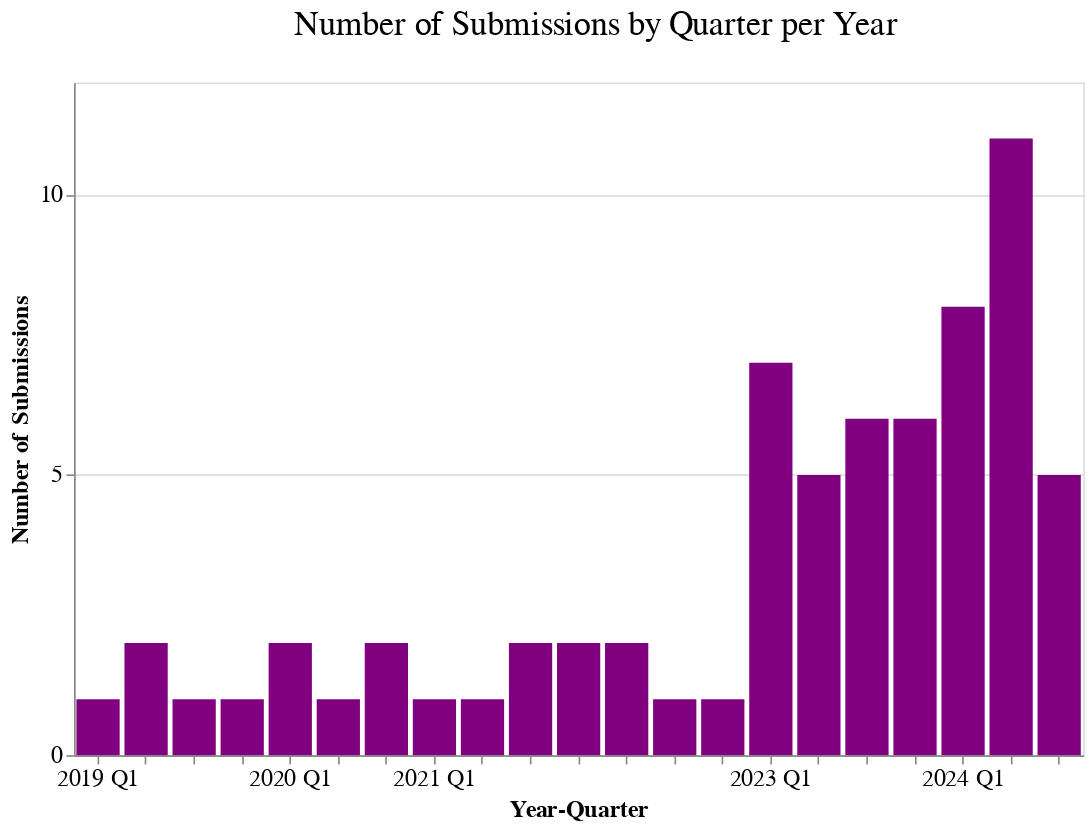

The notebook cell this image was saved under:
### Code cell
axis_labels = """datum.label == '2019Q1' ? '2019 Q1' : 
                datum.label == '2020Q1' ? '2020 Q1' : 
                datum.label == '2021Q1' ? '2021 Q1' : 
                datum.label == '2022Q1' ? '2022 Q1' :
                datum.label == '2023Q1' ? '2023 Q1' :
                datum.label == '2024Q1' ? '2024 Q1' :
                '' """
chart = (
    alt.Chart(quarterly_counts)
    .mark_bar(color="purple")
    .encode(
        x=alt.X(
            "year_quarter:O",
            title="Year-Quarter",
            axis=alt.Axis(
                labelAngle=0,
                labelExpr=axis_labels,
            ),
        ),
        y=alt.Y(
            "count:Q",
            title="Number of Submissions",
            axis=alt.Axis(tickCount=4, tickMinStep=4),
            scale=alt.Scale(domain=[0, 12]),
        ),
        tooltip=[
            alt.Tooltip("year_quarter:O", title="Quarter"),
            alt.Tooltip("count:Q", title="Number of Issues"),
        ],
    )
    .properties(
        title="Number of Submissions by Quarter per Year",
        width="container",
        height=400,
    )
)

chart.show()

### Figure 1 — Vega-Lite specification as saved in the notebook (floating-point values rounded to 4 significant figures)
{"config": {"title": {"fontSize": 20, "font": "Poppins", "anchor": "middle", "color": "black", "fontWeight": 400, "dy": -20, "dx": 10}, "axis": {"labelFontSize": 14, "titleFontSize": 14, "titleFont": "Poppins", "labelFont": "Poppins"}, "axisX": {"labelAngle": 0}, "legend": {"labelFontSize": 12, "titleFontSize": 14, "titleFont": "Poppins", "labelFont": "Poppins"}, "bar": {"color": "purple", "fill": "purple"}, "line": {"color": "purple"}, "view": {"height": 300, "width": 600, "padding": {"top": 190, "left": 10, "right": 10, "bottom": 90}}}, "data": {"name": "data-a9b6057d788d7e22dcca61bbeb020ff4"}, "mark": {"type": "bar", "color": "purple"}, "encoding": {"tooltip": [{"field": "year_quarter", "title": "Quarter", "type": "ordinal"}, {"field": "count", "title": "Number of Issues", "type": "quantitative"}], "x": {"axis": {"labelAngle": 0, "labelExpr": "datum.label == '2019Q1' ? '2019 Q1' : \n                datum.label == '2020Q1' ? '2020 Q1' : \n                datum.label == '2021Q1' ? '2021 Q1' : \n                datum.label == '2022Q1' ? '2022 Q1' :\n                datum.label == '2023Q1' ? '2023 Q1' :\n                datum.label == '2024Q1' ? '2024 Q1' :\n                '' "}, "field": "year_quarter", "title": "Year-Quarter", "type": "ordinal"}, "y": {"axis": {"tickCount": 4, "tickMinStep": 4}, "field": "count", "scale": {"domain": [0, 12]}, "title": "Number of Submissions", "type": "quantitative"}}, "height": 400, "title": "Number of Submissions by Quarter per Year", "width": "container", "$schema": "https://vega.github.io/schema/vega-lite/v5.17.0.json", "datasets": {"data-a9b6057d788d7e22dcca61bbeb020ff4": [{"year_quarter": "2019Q1", "count": 1}, {"year_quarter": "2019Q2", "count": 2}, {"year_quarter": "2019Q3", "count": 1}, {"year_quarter": "2019Q4", "count": 1}, {"year_quarter": "2020Q1", "count": 2}, {"year_quarter": "2020Q2", "count": 1}, {"year_quarter": "2020Q3", "count": 2}, {"year_quarter": "2021Q1", "count": 1}, {"year_quarter": "2021Q2", "count": 1}, {"year_quarter": "2021Q3", "count": 2}, {"year_quarter": "2021Q4", "count": 2}, {"year_quarter": "2022Q2", "count": 2}, {"year_quarter": "2022Q3", "count": 1}, {"year_quarter": "2022Q4", "count": 1}, {"year_quarter": "2023Q1", "count": 7}, {"year_quarter": "2023Q2", "count": 5}, {"year_quarter": "2023Q3", "count": 6}, {"year_quarter": "2023Q4", "count": 6}, {"year_quarter": "2024Q1", "count": 8}, {"year_quarter": "2024Q2", "count": 11}, {"year_quarter": "2024Q3", "count": 5}]}}
